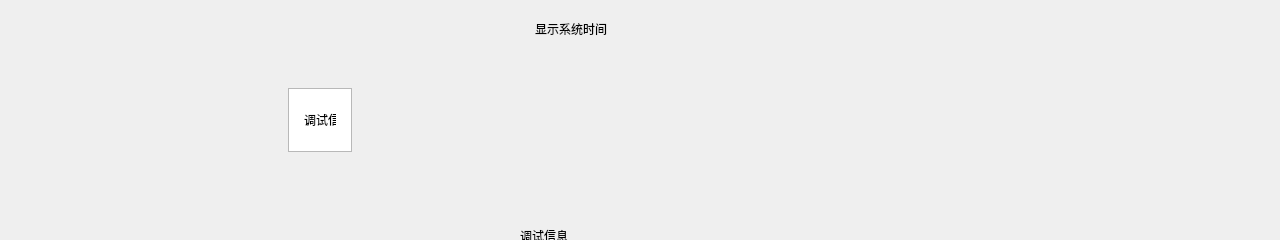
<?xml version="1.0" encoding="UTF-8"?>
<ui version="4.0">
 <class>StatusBarMiddleWindow</class>
 <widget class="QDialog" name="StatusBarMiddleWindow">
  <property name="geometry">
   <rect>
    <x>0</x>
    <y>60</y>
    <width>1280</width>
    <height>240</height>
   </rect>
  </property>
  <property name="windowTitle">
   <string>StatusBarMiddleWindow</string>
  </property>
  <widget class="QLabel" name="time_label">
	<property name="geometry">
	<rect>
	<x>535</x>
	<y>8</y>
	<width>210</width>
	<height>42</height>
	</rect>
	</property>
	<property name="text">
	<string>显示系统时间</string>
	</property>
  </widget>
  <widget class="QGraphicsView" name="photocntdn_bg">
   <property name="geometry">
    <rect>
     <x>288</x>
     <y>88</y>
     <width>64</width>
     <height>64</height>
    </rect>
   </property>
  </widget>
  <widget class="QLabel" name="photocntdn_lb">
   <property name="geometry">
    <rect>
     <x>304</x>
     <y>104</y>
     <width>32</width>
     <height>32</height>
    </rect>
   </property>
   <property name="text">
    <string>调试信息</string>
   </property>
  </widget>
  <widget class="QLabel" name="speed_lb">
   <property name="geometry">
    <rect>
     <x>520</x>
     <y>220</y>
     <width>102</width>
     <height>32</height>
    </rect>
   </property>
   <property name="text">
    <string>调试信息</string>
   </property>
  </widget>
  </widget>
</ui>
